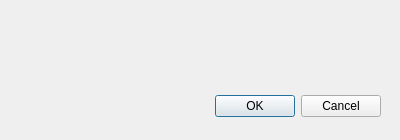
<?xml version="1.0" encoding="UTF-8"?>
<ui version="4.0">
 <class>Wrong</class>
 <widget class="QDialog" name="Wrong">
  <property name="geometry">
   <rect>
    <x>0</x>
    <y>0</y>
    <width>400</width>
    <height>140</height>
   </rect>
  </property>
  <property name="windowTitle">
   <string>Dialog</string>
  </property>
  <property name="styleSheet">
   <string notr="true"/>
  </property>
  <widget class="QDialogButtonBox" name="buttonBox">
   <property name="geometry">
    <rect>
     <x>40</x>
     <y>90</y>
     <width>341</width>
     <height>32</height>
    </rect>
   </property>
   <property name="orientation">
    <enum>Qt::Orientation::Horizontal</enum>
   </property>
   <property name="standardButtons">
    <set>QDialogButtonBox::StandardButton::Cancel|QDialogButtonBox::StandardButton::Ok</set>
   </property>
  </widget>
  <widget class="QLabel" name="info">
   <property name="geometry">
    <rect>
     <x>80</x>
     <y>10</y>
     <width>311</width>
     <height>71</height>
    </rect>
   </property>
   <property name="styleSheet">
    <string notr="true">font: 12pt &quot;Sans Serif Collection&quot;;</string>
   </property>
   <property name="text">
    <string/>
   </property>
  </widget>
  <widget class="QLabel" name="png">
   <property name="geometry">
    <rect>
     <x>10</x>
     <y>10</y>
     <width>51</width>
     <height>51</height>
    </rect>
   </property>
   <property name="text">
    <string/>
   </property>
  </widget>
 </widget>
 <resources/>
 <connections>
  <connection>
   <sender>buttonBox</sender>
   <signal>accepted()</signal>
   <receiver>Wrong</receiver>
   <slot>accept()</slot>
   <hints>
    <hint type="sourcelabel">
     <x>248</x>
     <y>254</y>
    </hint>
    <hint type="destinationlabel">
     <x>157</x>
     <y>274</y>
    </hint>
   </hints>
  </connection>
  <connection>
   <sender>buttonBox</sender>
   <signal>rejected()</signal>
   <receiver>Wrong</receiver>
   <slot>reject()</slot>
   <hints>
    <hint type="sourcelabel">
     <x>316</x>
     <y>260</y>
    </hint>
    <hint type="destinationlabel">
     <x>286</x>
     <y>274</y>
    </hint>
   </hints>
  </connection>
 </connections>
</ui>
